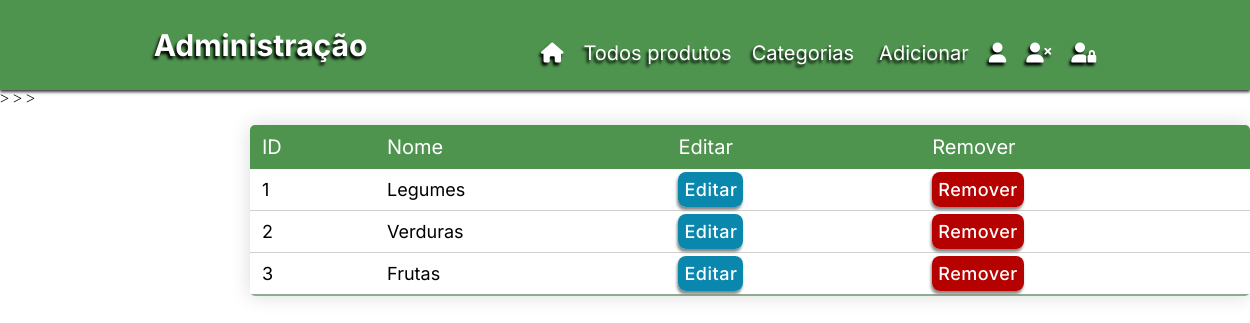
The page /category on the database its author committed.
### shop/produtos/models.py (models this page shows, shortened)
class Category(db.Model):
    id= db.Column(db.Integer, primary_key=True)
    name= db.Column(db.String(30), nullable=False, unique=True)

### shop/admin/routes.py (the view)
@app.route('/category')
def category():
    categories=  Category.query.order_by(Category.id.desc()).all()
    return render_template('admin/cat.html', title='Category page', categories=categories)

### shop/templates/admin/cat.html (shortened to what this page needs)
{% block content %}
<!DOCTYPE html>
<html lang="en">
<head>
    <link rel="stylesheet" href="{{url_for('static', filename='css/style.css')}}">
</head>
<body>
    <nav class="navbar">
        <div class="logo">
            <a href="/admin" >
                <h1>Administração</h1>
            </a>
        </div>
        <ul class="nav-list">
            <li>
                <a href="/" title="LOJA.">
                    <i class="fa-solid fa-house"></i>
                </a>
            </li>
            <li><a href="/admin">Todos produtos</a></li>
            <li><a href="/category">Categorias</a></li>
            <div class="conteiner">
                <button class="click">Adicionar</button>
            </div>
            <li><a href="/admin/login" title="Login/Register">
                <i class="fa-solid fa-user"></i>
            </a>
            </li>
            <li>
                <a href="/logout" title="Logout">
                    <i class="fa-solid fa-user-xmark"></i>
                </a>
            </li>
            <li><a href="/admin" title="Área retrista">
                <i class="fa-solid fa-user-lock"></i>
            </a>
            </li>
        </ul>
    </nav>
    <table class="content-table">
        <thead>
            <tr>
                <th>ID</th>
                <th>Nome</th>
                <th>Editar</th>
                <th>Remover</th>
            </tr>
        </thead>
            {% if categories %}
            {% for category in categories %}
        <tbody>
                <td>{{loop.index}}</td>
                <td>{{category.name}}</td>
                <td>
                    <a href="{{url_for('updatecat', id=category.id)}}" class="btn-edit">
                        Editar
                    </a>
                </td>
                <td>
                    <a href="{{url_for('deletecat', id=category.id)}}" class="btn-delete">
                        Remover
                    </a>
                </td>>
            {% endfor %}
            {% endif %}
        </tbody>
</body>
</html>
{% endblock content %}

### shop/static/css/style.css (style rules this page uses)
* { margin: 0; padding: 0; box-sizing: border-box; scroll-behavior: smooth; }
body { overflow-x: hidden; background: #ffffff; }
.navbar a { font-size: 20px; color: rgb(255, 255, 255); text-decoration: none; transition: 0.3s; }
ul { list-style: none; }
.navbar { text-shadow: -2px 3px 3px rgb(0, 0, 0); font-family: 'Inter', sans-serif; background: #4E944F; position: static; height: 90px; display: flex; align-items: center; width: 100%; justify-content: space-evenly; color: rgb(255, 255, 255); z-index: 1100; box-shadow: 0px 2px 3px #353535; }
.nav-list { list-style: none; display: flex; margin-top: 15px; }
.nav-list li { margin-left: 20px; }
.conteiner { position: relative; }
.click { outline: none; border: none; background-color: #4E944F; text-shadow: -2px 3px 3px rgb(0, 0, 0); font-family: 'Inter', sans-serif; font-size: 20px; color: rgb(255, 255, 255); text-decoration: none; transition: 0.3s; margin-left: 25px; }
.content-table { color: black; font-family: 'Inter'; position:absolute; top:15%; left: 20%; border-collapse: collapse; margin: 5px 0; margin-bottom: 50px; font-size: 0.9em; min-width: 1000px; border-radius: 5px; overflow: hidden; box-shadow: 0 0 20px rgba(0, 0, 0, 0.15); }
.content-table thead tr { font-size: 20px; background: rgb(78, 148, 79); color: #ffffff; text-align: left; font-weight: bold; }
.content-table td { font-size: 18px; }
.content-table th, .content-table td { font-weight: 400; padding: 10px 12px; }
.content-table tbody:last-of-type { border-bottom: 2px solid rgb(140, 172, 141); }
.btn-edit { margin-bottom: 3px; margin-top: 10px; width: 20%; padding: 7px 6px; border: none; border-radius: 8px; outline: none; font-weight: 500; letter-spacing: 0.5px; color: #ffffff; background: rgb(10, 135, 173); cursor: pointer; box-shadow: -1px 3px 3px #888787; text-decoration: none; }
.btn-delete { margin-bottom: 3px; margin-top: 10px; width: 20%; padding: 7px 6px; border: none; border-radius: 8px; outline: none; font-weight: 500; letter-spacing: 0.5px; color: #ffffff; background: rgb(182, 1, 1); cursor: pointer; box-shadow: -1px 3px 3px #888787; text-decoration: none; }

### rows shown on the page
Category: name "Legumes"
Category: name "Verduras"
Category: name "Frutas"
